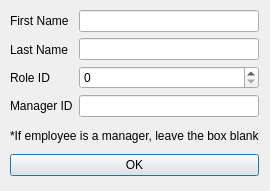
<?xml version="1.0" encoding="UTF-8"?>
<ui version="4.0">
 <class>EmployeeInput</class>
 <widget class="QDialog" name="EmployeeInput">
  <property name="geometry">
   <rect>
    <x>0</x>
    <y>0</y>
    <width>270</width>
    <height>191</height>
   </rect>
  </property>
  <property name="windowTitle">
   <string>Dialog</string>
  </property>
  <widget class="QWidget" name="">
   <property name="geometry">
    <rect>
     <x>10</x>
     <y>10</y>
     <width>249</width>
     <height>166</height>
    </rect>
   </property>
   <layout class="QVBoxLayout" name="verticalLayout_4">
    <item>
     <layout class="QVBoxLayout" name="verticalLayout_3">
      <item>
       <layout class="QHBoxLayout" name="horizontalLayout">
        <item>
         <layout class="QVBoxLayout" name="verticalLayout">
          <item>
           <widget class="QLabel" name="label">
            <property name="text">
             <string>First Name</string>
            </property>
           </widget>
          </item>
          <item>
           <widget class="QLabel" name="label_2">
            <property name="text">
             <string>Last Name</string>
            </property>
           </widget>
          </item>
          <item>
           <widget class="QLabel" name="label_3">
            <property name="text">
             <string>Role ID</string>
            </property>
           </widget>
          </item>
          <item>
           <widget class="QLabel" name="label_4">
            <property name="text">
             <string>Manager ID</string>
            </property>
           </widget>
          </item>
         </layout>
        </item>
        <item>
         <layout class="QVBoxLayout" name="verticalLayout_2">
          <item>
           <widget class="QLineEdit" name="firstNameEdit"/>
          </item>
          <item>
           <widget class="QLineEdit" name="lastNameEdit"/>
          </item>
          <item>
           <widget class="QSpinBox" name="roleBox"/>
          </item>
          <item>
           <widget class="QLineEdit" name="managerEdit"/>
          </item>
         </layout>
        </item>
       </layout>
      </item>
      <item>
       <widget class="QLabel" name="label_5">
        <property name="text">
         <string>*If employee is a manager, leave the box blank</string>
        </property>
       </widget>
      </item>
     </layout>
    </item>
    <item>
     <widget class="QPushButton" name="okButton">
      <property name="text">
       <string>OK</string>
      </property>
     </widget>
    </item>
   </layout>
  </widget>
 </widget>
 <resources/>
 <connections/>
</ui>
